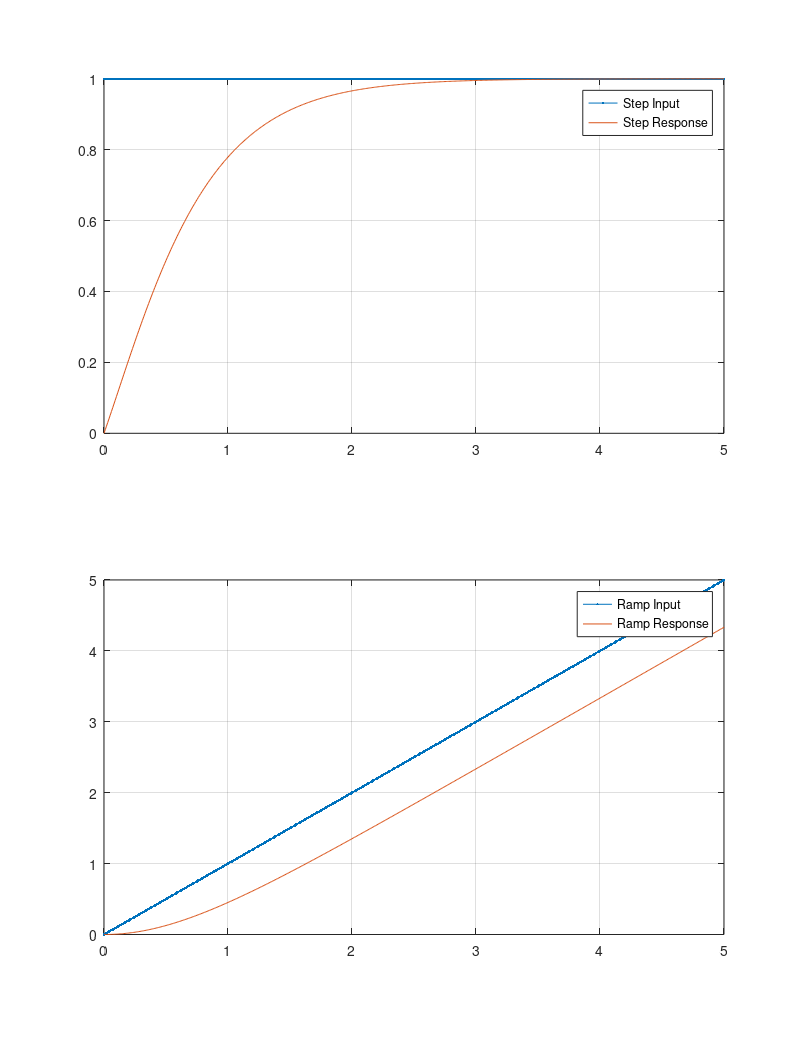
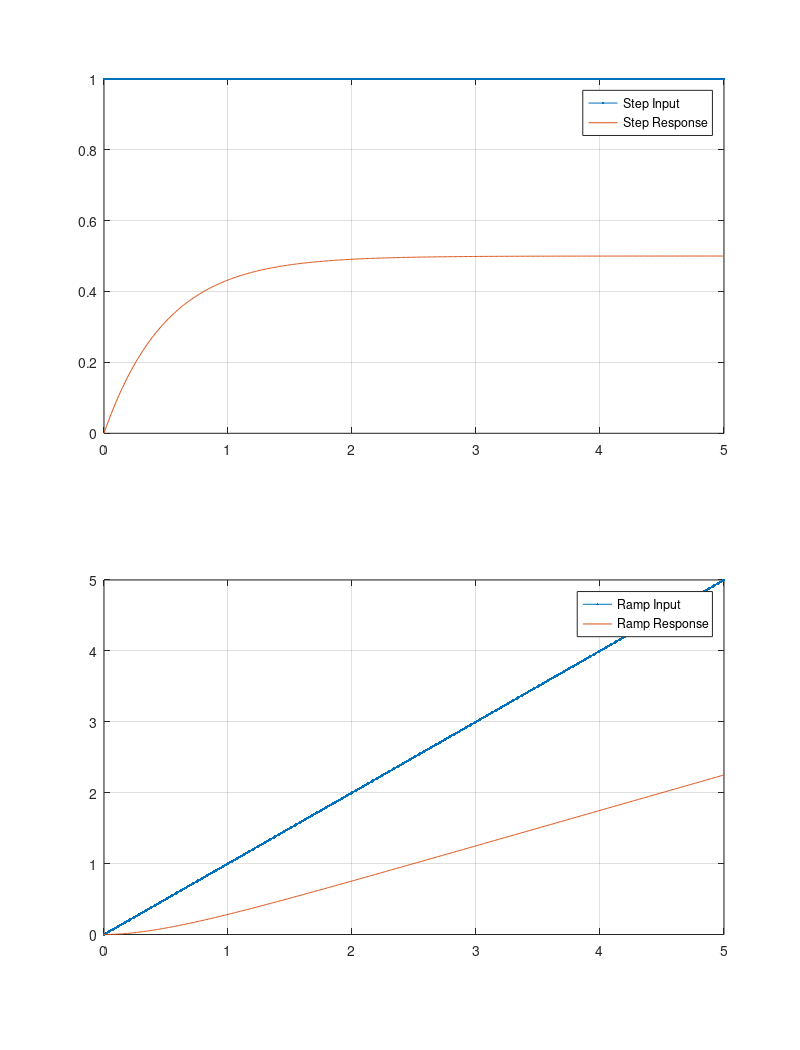

These charts were generated, in order, by the following MATLAB code:
%% Eric Morse CM2084 ECE320 HW2 Problem 2
H = tf([1 6],[1 5 6]);      % enter Hb transfer function
t = 0:0.01:5;       
ustep = ones(1,length(t));
uramp = t;
ystep = lsim(H, ustep, t);
yramp = lsim(H,uramp, t);
figure;
orient tall
subplot(2,1,1);
plot(t,ustep, '.-',t,ystep, '-');
grid;
legend('Step Input','Step Response');
subplot(2,1,2);
plot(t,uramp,'.-',t,yramp,'-');
grid;
legend('Ramp Input', 'Ramp Response');
%% for Ha transfer function
H = tf(1,[1 2]);      % enter Ha transfer function
t = 0:0.01:5;       
ustep = ones(1,length(t));
uramp = t;
ystep = lsim(H, ustep, t);
yramp = lsim(H,uramp, t);
figure;
orient tall
subplot(2,1,1);
plot(t,ustep, '.-',t,ystep, '-');
grid;
legend('Step Input','Step Response');
subplot(2,1,2);
plot(t,uramp,'.-',t,yramp,'-');
grid;
legend('Ramp Input', 'Ramp Response');
